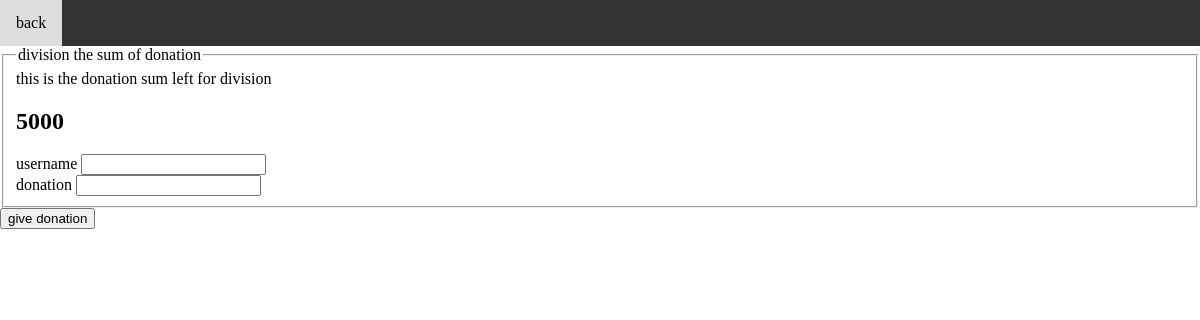
Before: /divideDonation with the older database file.
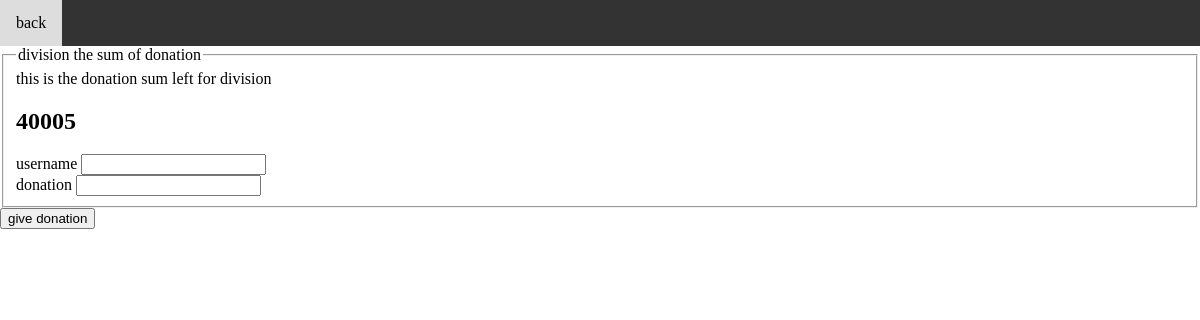
After: the same page with the newer database file.
### tables this page shows
CREATE TABLE `admin` (username TEXT PRIMARY KEY NOT NULL, password TEXT, donation TEXT);

### App.py (the view, shortened to what this page needs)
@app.route('/divideDonation', methods=['GET', 'POST']) #donation value
def divideDonation():
    x = ''
    Database()
    session["useradm"] = "admin"
    guest = cursor.execute("SELECT donation FROM `admin` WHERE `username` = ?", (session["useradm"],))
    str1 = ''
    users=[]
    for x in guest:
        str1 = str1.join(x)
        users.append(str1)
    form = DivideDonationForm()
    return render_template('divideDonation.html', form=form, guest=users)

### forms.py
class DivideDonationForm(FlaskForm):
    username = StringField("username", validators=[DataRequired()])
    donation = StringField("donation", validators=[DataRequired()])
    submit = SubmitField('give donation')

### templates/divideDonation.html (shortened to what this page needs)
<!DOCTYPE html>
<html lang="en">
<head>
</head>
<body>
<div  class="container w-50">
  <form method="POST" action="" >
    <div class="topnav">
            <a href="useradmin">back</a>
        </div>
    <fieldset>
      this is the donation sum left for division
      {% for gues in guest %}
      <article class="media content-section">
        <div class="media-body">
          <h2> {{ gues }}</h2>
        </div>
      </article>
      {% endfor %}
      <legend class="border-bottom mb-4">division the sum of donation</legend>
      <div class="form-group">
        {{ form.username.label(class="form-control-label") }}
        {% if form.username.errors %}
        {{ form.username(class="from-control form-control-lg is-invalid") }}
        {% for error in form.username.errors %}
        <span> {{error}}</span>
        {% endfor %}
        {% else %}
        {{ form.username(class="from-control form-control-lg") }}
        {%endif%}
      </div>
      <div class="form-group">
        {{ form.donation.label(class="form-control-label") }}
        {% if form.donation.errors%}
        {{ form.donation(class="from-control form-control-lg is-invalid") }}
        {% for error in form.donation.errors %}
        <span> {{error}}</span>
        {% endfor %}
        {% else %}
        {{ form.donation(class="from-control form-control-lg") }}
        {%endif%}
      </div>
    </fieldset>
    <div class="field-group my-4">
      {{ form.submit(class='btn btn-online-info') }}
    </div>
    <br>
  </form>
</div>
</body>
</html>

### templates/divideDonation.html (style rules this page uses)
* { box-sizing: border-box; }
body { margin: 0; }
.topnav { overflow: hidden; background-color: #333; }
.topnav a { float: left; display: block; color: #f2f2f2; text-align: center; padding: 14px 16px; text-decoration: none; }

Changed rows visible on the page:
changed admin: donation "5000" → "40005"
